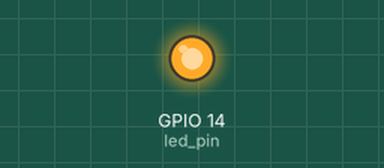
The program below on a simulated Raspberry Pi (BCM pin numbers). On the bench: output pins drawn as LEDs (lit = HIGH). What the program prints to the terminal is not drawn. At 10.0 s the program stops and its outputs stay as they are.

Above: at 0.1 s.
At 9.1 s:
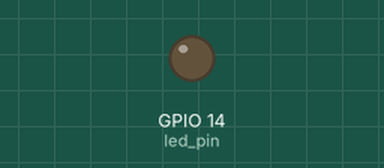
Timing chart, 0 to 10.6 s (numbered marks = the images above):
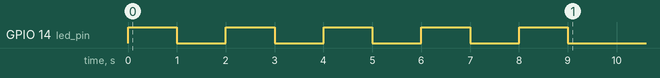

The program:

blink.py
```python
#!/usr/bin/env python
#-*- coding: utf-8 -*-

import RPi.GPIO as GPIO
import time

led_pin=14

def blink(pin):
    GPIO.output(pin, GPIO.HIGH)
    if GPIO.input(pin):
        print('LED 켜짐')
        time.sleep(1);

    GPIO.output(pin, GPIO.LOW)
    if not GPIO.input(pin):
        print('LED 꺼짐')
        time.sleep(1);

def main():
    GPIO.setwarnings(False)
    GPIO.setmode(GPIO.BCM)
    GPIO.setup(led_pin, GPIO.OUT, initial=GPIO.LOW)

    for i in range(0, 5):
        blink(led_pin)

if __name__ == '__main__':
    try:
        main()
    except KeyboardInterrupt:
        pass
    except Exception, e:
        print str(e)
    finally:
        GPIO.cleanup()
```
